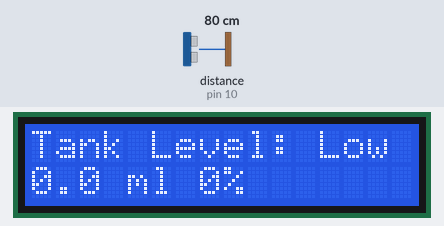
Bench run of a sketch on a simulated Arduino Uno, built with avr-gcc and run on an emulated ATmega328P. On the bench: 16×2 character LCD. Wiring (inferred from the names in the program): ultrasonic range finder: trigger pin 9; echo pin 10. The inputs (shaded band) are chosen by the test bench; at power-on: distance to the obstacle (sensor on pin 10) 80 cm. The echo pulse lasts 58.3 µs per cm; what the sketch prints to the serial monitor is not drawn.

Above: at 2.2 s.
2.3 s: distance to the obstacle (sensor on pin 10) set to 9 cm
At 3.1 s:
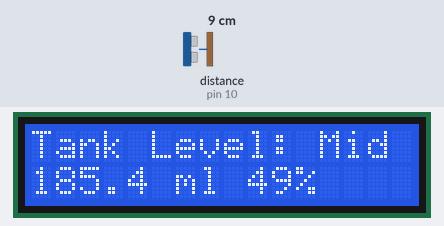
5.3 s: distance to the obstacle (sensor on pin 10) set to 2 cm
At 6.4 s:
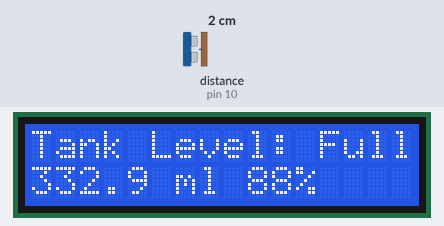
7.2 s: distance to the obstacle (sensor on pin 10) set to 4 cm
At 8.3 s:
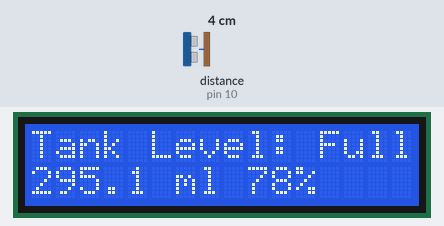
10.2 s: distance to the obstacle (sensor on pin 10) set to 35 cm
At 10.8 s:
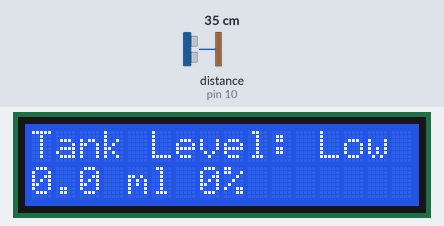
13.2 s: distance to the obstacle (sensor on pin 10) set to 45 cm
16.2 s: distance to the obstacle (sensor on pin 10) set to 250 cm
Timing chart, 0 to 19.2 s (numbered marks = the images above; inputs shaded):
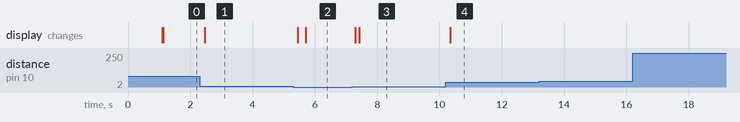

The sketch:

Final.ino
```cpp
#include <Wire.h>
#include <LiquidCrystal_I2C.h>

int trigpin = 9;
int echopin = 10;
int pingtime;
float d;
int level;
const float depth = 20.0; // Hardcoded depth of the tank in cm
const float maxVolume = 314.0; // Maximum volume in milliliters
const float maxPercentage = 83.0; // Maximum percentage when the tank is full

// Initialize LCD
LiquidCrystal_I2C lcd(0x27, 16, 2);

void setup() {
    // Pin setup
    pinMode(trigpin, OUTPUT);
    pinMode(echopin, INPUT);

    // Start serial communication and LCD
    Serial.begin(9600);
    lcd.init();
    lcd.backlight();

    // Display initial message
    lcd.setCursor(0, 0);
    lcd.print("Water Tank Depth");
    lcd.setCursor(0, 1);
    lcd.print("Set to 20 cm");
    Serial.println("Water Tank Depth Set to 20 cm");
    delay(1000); // Display the message for 1 second
    lcd.clear();
}

void loop() {
    // Trigger ultrasonic sensor
    digitalWrite(trigpin, LOW);
    delayMicroseconds(10);
    digitalWrite(trigpin, HIGH);
    delayMicroseconds(10);
    digitalWrite(trigpin, LOW);

    // Measure pulse duration
    pingtime = pulseIn(echopin, HIGH);

    // Calculate distance (calibrated equation)
    d = (8.0 / 400.0) * pingtime;

    // Calculate water level percentage
    level = ((depth - d) / depth) * 100.0;

    // Clamp level between 0% and 100%
    level = constrain(level, 0, 100);

    // Calculate water volume in milliliters
    float volume = (level / maxPercentage) * maxVolume;

    // Display water level status on LCD
    lcd.clear();
    lcd.setCursor(0, 0);
    lcd.print("Tank Level: ");

    if (level < 21) {
        lcd.print("Low");
    } else if (level >= 21 && level < 42) {
        lcd.print("Mid Low");
    } else if (level == 42) {
        lcd.print("Mid");
    } else if (level > 42 && level <= 63) {
        lcd.print("Mid High");
    } else {
        lcd.print("Full");
    }

    lcd.setCursor(0, 1);
    lcd.print(volume, 1);
    lcd.print(" ml ");
    lcd.print(level);
    lcd.print("%");

    // Output water level status to Serial Monitor
    Serial.print("Tank Level: ");
    if (level < 25) {
        Serial.print("Low");
    } else if (level >= 25 && level < 50) {
        Serial.print("Mid Low");
    } else if (level == 50) {
        Serial.print("Mid");
    } else if (level > 50 && level <= 80) {
        Serial.print("Mid High");
    } else {
        Serial.print("High");
    }
    Serial.print(" - ");
    Serial.print(volume, 1);
    Serial.print(" ml - ");
    Serial.print(level);
    Serial.println("%");

    delay(100); // Update every 100 milliseconds
}
```

Measured:
- after the input at 2.3 s, the display: changes after 0.16 s (image 1)
- after the input at 5.3 s, the display: first changes after 0.15 s (image 2 shows a later state)
- after the input at 7.2 s, the display: first changes after 0.10 s (image 3 shows a later state)
- after the input at 10.2 s, the display: changes after 0.14 s (image 4)
- after the input at 13.2 s, every drawn part: stays the same
- after the input at 16.2 s, every drawn part: stays the same
